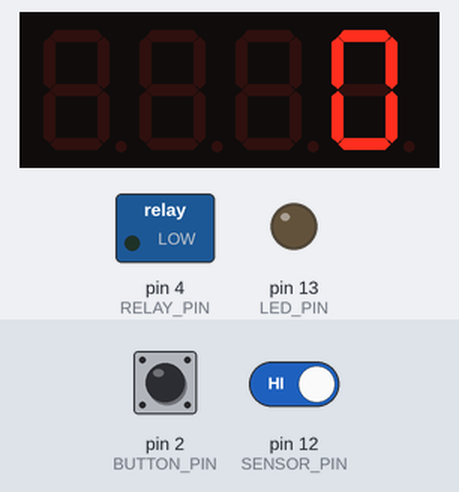
A sketch run on a simulated Arduino Uno, built with avr-gcc and run on an emulated ATmega328P. Parts: 4-digit seven-segment display, switched loads named in the sketch (green lamp = pin HIGH), output pins drawn as LEDs (lit = HIGH). Inputs (shaded band) come from the test bench; at power-on: pin 2 (BUTTON_PIN) HIGH, pin 12 (SENSOR_PIN) HIGH.

Above: at 1.2 s.
1.3 s: pin 2 (BUTTON_PIN) pulled LOW for 0.15 s
At 2.3 s:
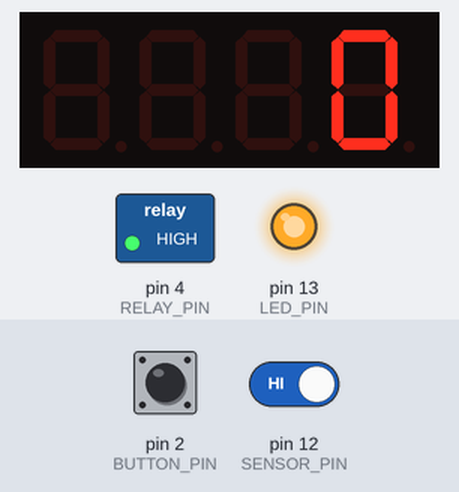
2.9 s: pin 12 (SENSOR_PIN) driven LOW
At 3.9 s:
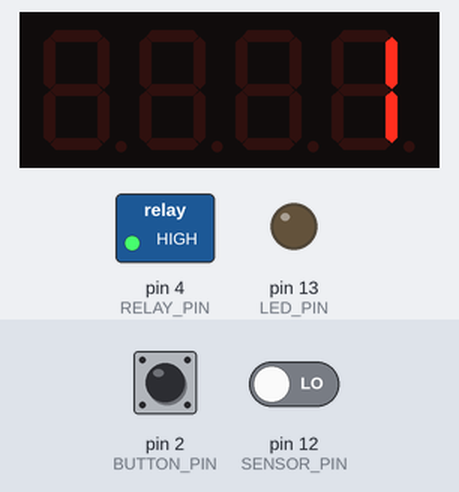
4.4 s: pin 2 (BUTTON_PIN) pulled LOW for 1 s
At 5.8 s:
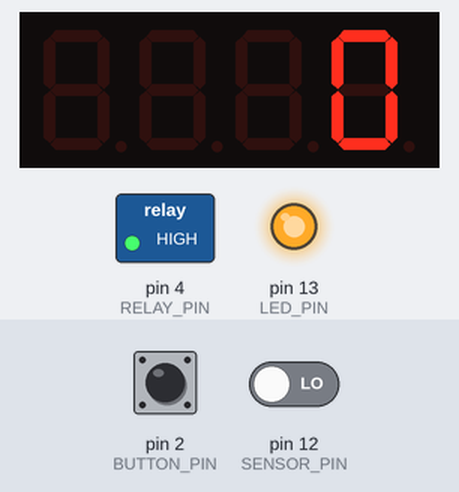
Timing chart, 0 to 45.9 s (numbered marks = the images above; inputs shaded):
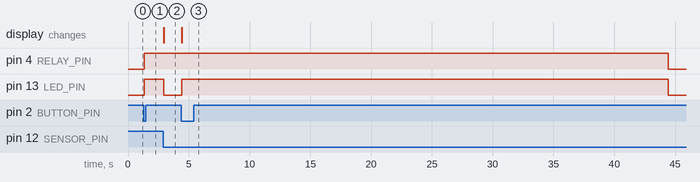

The sketch:

test_speed_motor.ino
```cpp
// TT Motor Speed Test

#include <TM1637Display.h>

// Пины модулей
#define BUTTON_PIN 2    // Кнопка сброса (сигнал S -> D2)
#define RELAY_PIN 4     // Реле (IN -> D4)
#define SENSOR_PIN 12   // Сенсор импульсов (сигнал -> D12)
#define LED_PIN 13      // Встроенный LED для индикации
#define CLK 7           // Дисплей CLK -> D7
#define DIO 8           // Дисплей DIO -> D8

// НАСТРОЙКА ВРЕМЕНИ РАБОТЫ РЕЛЕ (в миллисекундах)
#define RELAY_WORK_TIME 40000  // 3000 мс = 3 секунды

TM1637Display display(CLK, DIO);

// Таблица сегментов для цифр 0-9
const uint8_t digits[] = {
  0b00111111,  // 0
  0b00000110,  // 1
  0b01011011,  // 2
  0b01001111,  // 3
  0b01100110,  // 4
  0b01101101,  // 5
  0b01111101,  // 6
  0b00000111,  // 7
  0b01111111,  // 8
  0b01101111   // 9
};

// Пустой сегмент (все сегменты выключены)
const uint8_t SEGMENT_OFF = 0b00000000;

// Переменные состояния
int pulseCount = 0;
bool isCounting = false;
unsigned long startTime = 0;
bool lastButtonState = HIGH;

void setup() {
  pinMode(BUTTON_PIN, INPUT_PULLUP);
  pinMode(RELAY_PIN, OUTPUT);
  pinMode(SENSOR_PIN, INPUT_PULLUP);
  pinMode(LED_PIN, OUTPUT);

  digitalWrite(RELAY_PIN, LOW);
  digitalWrite(LED_PIN, LOW);

  display.setBrightness(7);
  display.clear();

  showNumber(pulseCount);
}

void loop() {
  bool currentButtonState = digitalRead(BUTTON_PIN);

  if (lastButtonState == HIGH && currentButtonState == LOW) {
    startCounting();
  }
  lastButtonState = currentButtonState;

  if (isCounting) {
    static int lastSensorState = HIGH;
    int currentSensorState = digitalRead(SENSOR_PIN);

    if (lastSensorState == HIGH && currentSensorState == LOW) {
      pulseCount++;
      showNumber(pulseCount);

      digitalWrite(LED_PIN, HIGH);
      delay(10);
      digitalWrite(LED_PIN, LOW);
    }
    lastSensorState = currentSensorState;

    // Вот здесь используется настройка времени
    if (millis() - startTime >= RELAY_WORK_TIME) {
      stopCounting();
    }
  }

  delay(1);
}

void startCounting() {
  pulseCount = 0;
  showNumber(pulseCount);

  digitalWrite(RELAY_PIN, HIGH);
  digitalWrite(LED_PIN, HIGH);

  startTime = millis();
  isCounting = true;
}

void stopCounting() {
  digitalWrite(RELAY_PIN, LOW);
  digitalWrite(LED_PIN, LOW);

  isCounting = false;
}

void showNumber(int num) {
  if (num > 9999) num = 9999;

  uint8_t data[4];

  if (num == 0) {
    data[0] = SEGMENT_OFF;
    data[1] = SEGMENT_OFF;
    data[2] = SEGMENT_OFF;
    data[3] = digits[0];
  } else {
    int thousands = (num / 1000) % 10;
    int hundreds = (num / 100) % 10;
    int tens = (num / 10) % 10;
    int ones = num % 10;

    bool started = false;

    if (thousands > 0 || started) {
      data[0] = digits[thousands];
      started = true;
    } else {
      data[0] = SEGMENT_OFF;
    }

    if (hundreds > 0 || started) {
      data[1] = digits[hundreds];
      started = true;
    } else {
      data[1] = SEGMENT_OFF;
    }

    if (tens > 0 || started) {
      data[2] = digits[tens];
      started = true;
    } else {
      data[2] = SEGMENT_OFF;
    }

    data[3] = digits[ones];
  }

  display.setSegments(data);
}
```

Measured:
- after the input at 1.3 s, pin 4 (RELAY_PIN), pin 13 (LED_PIN): LOW → HIGH at once
- after the input at 2.9 s, pin 13 (LED_PIN): HIGH → LOW at once; the display: changes at once (image 2)
- after the input at 4.4 s, pin 4 (RELAY_PIN): HIGH → LOW after 40.0 s instead of 36.9 s; pin 13 (LED_PIN): LOW → HIGH at once, → LOW 40.0 s later; the display: changes at once (image 3)
